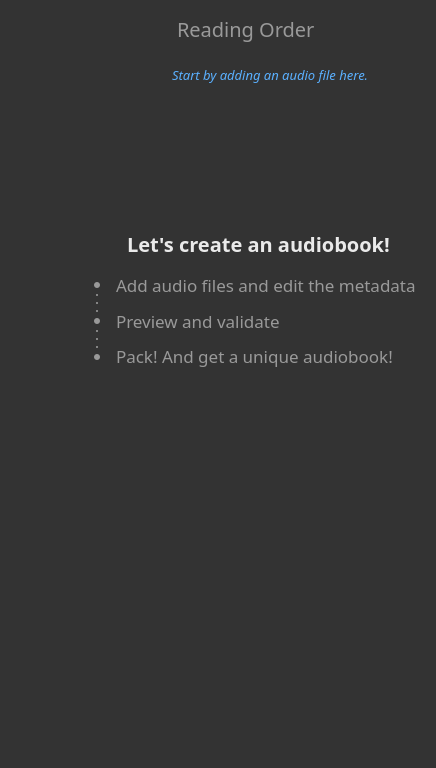
<?xml version="1.0" encoding="UTF-8"?>
<ui version="4.0">
 <class>ReadingOrderWidget</class>
 <widget class="QWidget" name="ReadingOrderWidget">
  <property name="geometry">
   <rect>
    <x>0</x>
    <y>0</y>
    <width>436</width>
    <height>768</height>
   </rect>
  </property>
  <property name="sizePolicy">
   <sizepolicy hsizetype="Fixed" vsizetype="Preferred">
    <horstretch>0</horstretch>
    <verstretch>0</verstretch>
   </sizepolicy>
  </property>
  <property name="minimumSize">
   <size>
    <width>436</width>
    <height>0</height>
   </size>
  </property>
  <property name="maximumSize">
   <size>
    <width>436</width>
    <height>16777215</height>
   </size>
  </property>
  <property name="windowTitle">
   <string>Form</string>
  </property>
  <property name="styleSheet">
   <string notr="true">background: #333333;
box-shadow: inset 1px 0px 0px rgba(0, 0, 0, 0.25);</string>
  </property>
  <layout class="QGridLayout" name="gridLayout">
   <item row="0" column="0">
    <layout class="QVBoxLayout" name="verticalLayout">
     <property name="spacing">
      <number>0</number>
     </property>
     <item>
      <widget class="QWidget" name="widget" native="true">
       <property name="sizePolicy">
        <sizepolicy hsizetype="Fixed" vsizetype="Fixed">
         <horstretch>0</horstretch>
         <verstretch>0</verstretch>
        </sizepolicy>
       </property>
       <property name="minimumSize">
        <size>
         <width>420</width>
         <height>40</height>
        </size>
       </property>
       <property name="maximumSize">
        <size>
         <width>420</width>
         <height>40</height>
        </size>
       </property>
       <property name="styleSheet">
        <string notr="true">background: #333333;
/* background: rgba(255, 255, 255, 0.0001); */
box-shadow: inset 0px 1px 0px rgba(0, 0, 0, 0.2);
</string>
       </property>
       <widget class="QPushButton" name="pushButton_Add">
        <property name="geometry">
         <rect>
          <x>380</x>
          <y>0</y>
          <width>40</width>
          <height>40</height>
         </rect>
        </property>
        <property name="sizePolicy">
         <sizepolicy hsizetype="Fixed" vsizetype="Fixed">
          <horstretch>0</horstretch>
          <verstretch>0</verstretch>
         </sizepolicy>
        </property>
        <property name="minimumSize">
         <size>
          <width>40</width>
          <height>40</height>
         </size>
        </property>
        <property name="baseSize">
         <size>
          <width>40</width>
          <height>40</height>
         </size>
        </property>
        <property name="styleSheet">
         <string notr="true">font-family: Noto Sans TC;
font-style: normal;
font-weight: 400;
font-size: 14px;
line-height: 20px;

/*
position: absolute;
width: 24px;
height: 24px;
left: calc(50% - 24px/2);
top: calc(50% - 24px/2);
*/

color: rgba(255, 255, 255, 1);
/* 
background: rgba(255, 255, 255, 0.0001); 
*/


background: #333333;
border: 0px;
color: #FFFFFF;


/*
QToolTip {
	color: rgba(255, 0, 0, 1);
	background: rgba(255, 255, 0, 1);
}
*/

</string>
        </property>
        <property name="text">
         <string/>
        </property>
        <property name="icon">
         <iconset resource="resources.qrc">
          <normaloff>:/SVG/svg/icon/common-add.svg</normaloff>:/SVG/svg/icon/common-add.svg</iconset>
        </property>
        <property name="iconSize">
         <size>
          <width>24</width>
          <height>24</height>
         </size>
        </property>
       </widget>
       <widget class="QLabel" name="label_2">
        <property name="geometry">
         <rect>
          <x>166</x>
          <y>5</y>
          <width>160</width>
          <height>26</height>
         </rect>
        </property>
        <property name="font">
         <font>
          <family>Noto Sans TC</family>
          <pointsize>15</pointsize>
         </font>
        </property>
        <property name="styleSheet">
         <string notr="true">color: rgba(255, 255, 255, 0.5);
background: rgba(255, 255, 255, 0.0001);</string>
        </property>
        <property name="text">
         <string>Reading Order</string>
        </property>
       </widget>
       <widget class="QLabel" name="label">
        <property name="geometry">
         <rect>
          <x>144</x>
          <y>11</y>
          <width>18</width>
          <height>18</height>
         </rect>
        </property>
        <property name="sizePolicy">
         <sizepolicy hsizetype="Fixed" vsizetype="Fixed">
          <horstretch>0</horstretch>
          <verstretch>0</verstretch>
         </sizepolicy>
        </property>
        <property name="styleSheet">
         <string notr="true">background: rgba(255, 255, 255, 0.0001);</string>
        </property>
        <property name="text">
         <string/>
        </property>
        <property name="pixmap">
         <pixmap resource="resources.qrc">:/SVG/svg/icon/reading-order-icon.svg</pixmap>
        </property>
        <property name="scaledContents">
         <bool>true</bool>
        </property>
       </widget>
      </widget>
     </item>
     <item>
      <widget class="QWidget" name="widget_Board" native="true">
       <property name="sizePolicy">
        <sizepolicy hsizetype="Fixed" vsizetype="Fixed">
         <horstretch>0</horstretch>
         <verstretch>0</verstretch>
        </sizepolicy>
       </property>
       <property name="minimumSize">
        <size>
         <width>420</width>
         <height>350</height>
        </size>
       </property>
       <property name="maximumSize">
        <size>
         <width>420</width>
         <height>350</height>
        </size>
       </property>
       <property name="autoFillBackground">
        <bool>false</bool>
       </property>
       <property name="styleSheet">
        <string notr="true"/>
       </property>
       <widget class="QLabel" name="label_NoItem">
        <property name="geometry">
         <rect>
          <x>161</x>
          <y>14</y>
          <width>360</width>
          <height>20</height>
         </rect>
        </property>
        <property name="sizePolicy">
         <sizepolicy hsizetype="Fixed" vsizetype="Fixed">
          <horstretch>0</horstretch>
          <verstretch>0</verstretch>
         </sizepolicy>
        </property>
        <property name="minimumSize">
         <size>
          <width>360</width>
          <height>20</height>
         </size>
        </property>
        <property name="maximumSize">
         <size>
          <width>360</width>
          <height>20</height>
         </size>
        </property>
        <property name="font">
         <font>
          <family>Noto Sans TC</family>
          <pointsize>-1</pointsize>
          <weight>50</weight>
          <italic>true</italic>
          <bold>false</bold>
         </font>
        </property>
        <property name="styleSheet">
         <string notr="true">position: absolute;
width: 197px;
height: 18px;
left: 161px;
top: 13.89px;

font-family: Noto Sans TC;
font-style: italic;
font-weight: normal;
font-size: 13px;
line-height: 18px;
/* identical to box height */

display: flex;
align-items: center;
text-align: right;

/* icon/primary */

color: #5AB0FF;</string>
        </property>
        <property name="text">
         <string>Start by adding an audio file here.</string>
        </property>
        <property name="alignment">
         <set>Qt::AlignLeading|Qt::AlignLeft|Qt::AlignVCenter</set>
        </property>
       </widget>
       <widget class="QWidget" name="widget_Usage" native="true">
        <property name="enabled">
         <bool>true</bool>
        </property>
        <property name="geometry">
         <rect>
          <x>1</x>
          <y>183</y>
          <width>415</width>
          <height>146</height>
         </rect>
        </property>
        <property name="sizePolicy">
         <sizepolicy hsizetype="Fixed" vsizetype="Fixed">
          <horstretch>0</horstretch>
          <verstretch>0</verstretch>
         </sizepolicy>
        </property>
        <property name="minimumSize">
         <size>
          <width>415</width>
          <height>146</height>
         </size>
        </property>
        <property name="maximumSize">
         <size>
          <width>415</width>
          <height>146</height>
         </size>
        </property>
        <property name="styleSheet">
         <string notr="true">/* Group 27 */

/*
position: absolute;
width: 243.01px;
height: 132.25px;
left: 144px;
top: 153px;
*/</string>
        </property>
        <widget class="QLabel" name="label_4">
         <property name="geometry">
          <rect>
           <x>115</x>
           <y>0</y>
           <width>415</width>
           <height>20</height>
          </rect>
         </property>
         <property name="font">
          <font>
           <family>Noto Sans TC</family>
           <pointsize>15</pointsize>
           <weight>75</weight>
           <italic>false</italic>
           <bold>true</bold>
          </font>
         </property>
         <property name="styleSheet">
          <string notr="true">/*
position: absolute;
width: 178px;
height: 20px;
left: calc(50% - 178px/2 - 6px);
top: calc(50% - 20px/2 - 56px);
*/

/*
font-family: Noto Sans TC;
font-style: normal;
font-weight: 500;
font-size: 15px;
line-height: 20px;
display: flex;
align-items: center;
text-align: center;
*/

color: rgba(255, 255, 255, 0.9);
opacity: 0.8;</string>
         </property>
         <property name="text">
          <string>Let's create an audiobook!</string>
         </property>
         <property name="textFormat">
          <enum>Qt::PlainText</enum>
         </property>
        </widget>
        <widget class="QLabel" name="label_5">
         <property name="geometry">
          <rect>
           <x>104</x>
           <y>42</y>
           <width>300</width>
           <height>18</height>
          </rect>
         </property>
         <property name="sizePolicy">
          <sizepolicy hsizetype="Fixed" vsizetype="Fixed">
           <horstretch>0</horstretch>
           <verstretch>0</verstretch>
          </sizepolicy>
         </property>
         <property name="minimumSize">
          <size>
           <width>300</width>
           <height>18</height>
          </size>
         </property>
         <property name="font">
          <font>
           <family>Noto Sans TC</family>
           <pointsize>13</pointsize>
           <italic>false</italic>
           <kerning>true</kerning>
          </font>
         </property>
         <property name="toolTip">
          <string notr="true"/>
         </property>
         <property name="styleSheet">
          <string notr="true">/*
position: absolute;
width: 221px;
height: 18px;
left: calc(50% - 221px/2 + 4.5px);
top: calc(50% - 18px/2 - 14.75px);
*/
/*
font-family: Noto Sans TC;
font-style: italic;
font-weight: normal;
font-size: 13px;
line-height: 18px;
*/
/* identical to box height */

/*
display: flex;
align-items: center;
*/
/* cell/label */

color: rgba(255, 255, 255, 0.5);</string>
         </property>
         <property name="lineWidth">
          <number>0</number>
         </property>
         <property name="text">
          <string>Add audio files and edit the metadata. </string>
         </property>
         <property name="textFormat">
          <enum>Qt::AutoText</enum>
         </property>
        </widget>
        <widget class="QLabel" name="label_6">
         <property name="geometry">
          <rect>
           <x>104</x>
           <y>78</y>
           <width>300</width>
           <height>18</height>
          </rect>
         </property>
         <property name="sizePolicy">
          <sizepolicy hsizetype="Fixed" vsizetype="Fixed">
           <horstretch>0</horstretch>
           <verstretch>0</verstretch>
          </sizepolicy>
         </property>
         <property name="minimumSize">
          <size>
           <width>300</width>
           <height>18</height>
          </size>
         </property>
         <property name="font">
          <font>
           <family>Noto Sans TC</family>
           <pointsize>13</pointsize>
           <italic>false</italic>
           <kerning>true</kerning>
          </font>
         </property>
         <property name="toolTip">
          <string notr="true"/>
         </property>
         <property name="styleSheet">
          <string notr="true">/* Preview and validate */

/*
position: absolute;
width: 119px;
height: 18px;
left: calc(50% - 119px/2 - 46.5px);
top: calc(50% - 18px/2 + 21.25px);

font-family: Noto Sans;
font-style: italic;
font-weight: normal;
font-size: 13px;
line-height: 18px;
*/
/* identical to box height */
/*
display: flex;
align-items: center;
*/
/* cell/label */

color: rgba(255, 255, 255, 0.5);</string>
         </property>
         <property name="text">
          <string>Preview and validate </string>
         </property>
        </widget>
        <widget class="QLabel" name="label_7">
         <property name="geometry">
          <rect>
           <x>104</x>
           <y>111</y>
           <width>300</width>
           <height>22</height>
          </rect>
         </property>
         <property name="sizePolicy">
          <sizepolicy hsizetype="Preferred" vsizetype="Preferred">
           <horstretch>0</horstretch>
           <verstretch>0</verstretch>
          </sizepolicy>
         </property>
         <property name="minimumSize">
          <size>
           <width>300</width>
           <height>22</height>
          </size>
         </property>
         <property name="maximumSize">
          <size>
           <width>16777215</width>
           <height>22</height>
          </size>
         </property>
         <property name="baseSize">
          <size>
           <width>0</width>
           <height>0</height>
          </size>
         </property>
         <property name="font">
          <font>
           <family>Noto Sans TC</family>
           <pointsize>13</pointsize>
           <italic>false</italic>
           <kerning>true</kerning>
          </font>
         </property>
         <property name="toolTip">
          <string notr="true"/>
         </property>
         <property name="styleSheet">
          <string notr="true">/* Preview and validate */

/*
position: absolute;
width: 119px;
height: 18px;
left: calc(50% - 119px/2 - 46.5px);
top: calc(50% - 18px/2 + 21.25px);

font-family: Noto Sans;
font-style: italic;
font-weight: normal;
font-size: 13px;
line-height: 18px;
*/
/* identical to box height */
/*
display: flex;
align-items: center;
*/
/* cell/label */

color: rgba(255, 255, 255, 0.5);</string>
         </property>
         <property name="lineWidth">
          <number>1</number>
         </property>
         <property name="text">
          <string>Pack! And get a unique audiobook!</string>
         </property>
        </widget>
        <widget class="QLabel" name="label_8">
         <property name="geometry">
          <rect>
           <x>82</x>
           <y>48</y>
           <width>6</width>
           <height>6</height>
          </rect>
         </property>
         <property name="sizePolicy">
          <sizepolicy hsizetype="Fixed" vsizetype="Fixed">
           <horstretch>0</horstretch>
           <verstretch>0</verstretch>
          </sizepolicy>
         </property>
         <property name="styleSheet">
          <string notr="true">/* Ellipse 38 */


position: absolute;
width: 6px;
height: 6px;
left: calc(50% - 6px/2 - 125px);
top: calc(50% - 6px/2 - 14.75px);

background: #999999;

border-radius: 3px;</string>
         </property>
         <property name="text">
          <string notr="true"/>
         </property>
        </widget>
        <widget class="QLabel" name="label_9">
         <property name="geometry">
          <rect>
           <x>84</x>
           <y>60</y>
           <width>2</width>
           <height>2</height>
          </rect>
         </property>
         <property name="sizePolicy">
          <sizepolicy hsizetype="Fixed" vsizetype="Fixed">
           <horstretch>0</horstretch>
           <verstretch>0</verstretch>
          </sizepolicy>
         </property>
         <property name="styleSheet">
          <string notr="true">/* Ellipse 38 */


position: absolute;
width: 6px;
height: 6px;
left: calc(50% - 6px/2 - 125px);
top: calc(50% - 6px/2 - 14.75px);

background: #999999;

border-radius: 1px;</string>
         </property>
         <property name="text">
          <string notr="true"/>
         </property>
        </widget>
        <widget class="QLabel" name="label_10">
         <property name="geometry">
          <rect>
           <x>84</x>
           <y>68</y>
           <width>2</width>
           <height>2</height>
          </rect>
         </property>
         <property name="sizePolicy">
          <sizepolicy hsizetype="Fixed" vsizetype="Fixed">
           <horstretch>0</horstretch>
           <verstretch>0</verstretch>
          </sizepolicy>
         </property>
         <property name="styleSheet">
          <string notr="true">/* Ellipse 38 */


position: absolute;
width: 6px;
height: 6px;
left: calc(50% - 6px/2 - 125px);
top: calc(50% - 6px/2 - 14.75px);

background: #999999;

border-radius: 1px;</string>
         </property>
         <property name="text">
          <string notr="true"/>
         </property>
        </widget>
        <widget class="QLabel" name="label_12">
         <property name="geometry">
          <rect>
           <x>84</x>
           <y>76</y>
           <width>2</width>
           <height>2</height>
          </rect>
         </property>
         <property name="sizePolicy">
          <sizepolicy hsizetype="Fixed" vsizetype="Fixed">
           <horstretch>0</horstretch>
           <verstretch>0</verstretch>
          </sizepolicy>
         </property>
         <property name="styleSheet">
          <string notr="true">/* Ellipse 38 */


position: absolute;
width: 6px;
height: 6px;
left: calc(50% - 6px/2 - 125px);
top: calc(50% - 6px/2 - 14.75px);

background: #999999;

border-radius: 1px;</string>
         </property>
         <property name="text">
          <string notr="true"/>
         </property>
        </widget>
        <widget class="QLabel" name="label_13">
         <property name="geometry">
          <rect>
           <x>82</x>
           <y>84</y>
           <width>6</width>
           <height>6</height>
          </rect>
         </property>
         <property name="sizePolicy">
          <sizepolicy hsizetype="Fixed" vsizetype="Fixed">
           <horstretch>0</horstretch>
           <verstretch>0</verstretch>
          </sizepolicy>
         </property>
         <property name="styleSheet">
          <string notr="true">/* Ellipse 38 */


position: absolute;
width: 6px;
height: 6px;
left: calc(50% - 6px/2 - 125px);
top: calc(50% - 6px/2 - 14.75px);

background: #999999;

border-radius: 3px;</string>
         </property>
         <property name="text">
          <string notr="true"/>
         </property>
        </widget>
        <widget class="QLabel" name="label_14">
         <property name="geometry">
          <rect>
           <x>82</x>
           <y>120</y>
           <width>6</width>
           <height>6</height>
          </rect>
         </property>
         <property name="sizePolicy">
          <sizepolicy hsizetype="Fixed" vsizetype="Fixed">
           <horstretch>0</horstretch>
           <verstretch>0</verstretch>
          </sizepolicy>
         </property>
         <property name="styleSheet">
          <string notr="true">/* Ellipse 38 */


position: absolute;
width: 6px;
height: 6px;
left: calc(50% - 6px/2 - 125px);
top: calc(50% - 6px/2 - 14.75px);

background: #999999;

border-radius: 3px;</string>
         </property>
         <property name="text">
          <string notr="true"/>
         </property>
        </widget>
        <widget class="QLabel" name="label_15">
         <property name="geometry">
          <rect>
           <x>84</x>
           <y>96</y>
           <width>2</width>
           <height>2</height>
          </rect>
         </property>
         <property name="sizePolicy">
          <sizepolicy hsizetype="Fixed" vsizetype="Fixed">
           <horstretch>0</horstretch>
           <verstretch>0</verstretch>
          </sizepolicy>
         </property>
         <property name="styleSheet">
          <string notr="true">/* Ellipse 38 */


position: absolute;
width: 6px;
height: 6px;
left: calc(50% - 6px/2 - 125px);
top: calc(50% - 6px/2 - 14.75px);

background: #999999;

border-radius: 1px;</string>
         </property>
         <property name="text">
          <string notr="true"/>
         </property>
        </widget>
        <widget class="QLabel" name="label_16">
         <property name="geometry">
          <rect>
           <x>84</x>
           <y>104</y>
           <width>2</width>
           <height>2</height>
          </rect>
         </property>
         <property name="sizePolicy">
          <sizepolicy hsizetype="Fixed" vsizetype="Fixed">
           <horstretch>0</horstretch>
           <verstretch>0</verstretch>
          </sizepolicy>
         </property>
         <property name="styleSheet">
          <string notr="true">/* Ellipse 38 */


position: absolute;
width: 6px;
height: 6px;
left: calc(50% - 6px/2 - 125px);
top: calc(50% - 6px/2 - 14.75px);

background: #999999;

border-radius: 1px;</string>
         </property>
         <property name="text">
          <string notr="true"/>
         </property>
        </widget>
        <widget class="QLabel" name="label_17">
         <property name="geometry">
          <rect>
           <x>84</x>
           <y>112</y>
           <width>2</width>
           <height>2</height>
          </rect>
         </property>
         <property name="sizePolicy">
          <sizepolicy hsizetype="Fixed" vsizetype="Fixed">
           <horstretch>0</horstretch>
           <verstretch>0</verstretch>
          </sizepolicy>
         </property>
         <property name="styleSheet">
          <string notr="true">/* Ellipse 38 */


position: absolute;
width: 6px;
height: 6px;
left: calc(50% - 6px/2 - 125px);
top: calc(50% - 6px/2 - 14.75px);

background: #999999;

border-radius: 1px;</string>
         </property>
         <property name="text">
          <string notr="true"/>
         </property>
        </widget>
       </widget>
       <widget class="QLabel" name="label_Arrow">
        <property name="geometry">
         <rect>
          <x>370</x>
          <y>0</y>
          <width>50</width>
          <height>50</height>
         </rect>
        </property>
        <property name="sizePolicy">
         <sizepolicy hsizetype="Fixed" vsizetype="Fixed">
          <horstretch>0</horstretch>
          <verstretch>0</verstretch>
         </sizepolicy>
        </property>
        <property name="minimumSize">
         <size>
          <width>50</width>
          <height>50</height>
         </size>
        </property>
        <property name="maximumSize">
         <size>
          <width>50</width>
          <height>50</height>
         </size>
        </property>
        <property name="baseSize">
         <size>
          <width>50</width>
          <height>50</height>
         </size>
        </property>
        <property name="font">
         <font>
          <family>Noto Sans</family>
          <pointsize>11</pointsize>
          <weight>50</weight>
          <italic>true</italic>
          <bold>false</bold>
         </font>
        </property>
        <property name="styleSheet">
         <string notr="true"/>
        </property>
        <property name="text">
         <string notr="true"/>
        </property>
        <property name="pixmap">
         <pixmap resource="resources.qrc">:/SVG/svg/icon/ftu-add-reading-order-arrow.svg</pixmap>
        </property>
        <property name="scaledContents">
         <bool>true</bool>
        </property>
        <property name="alignment">
         <set>Qt::AlignCenter</set>
        </property>
       </widget>
      </widget>
     </item>
     <item>
      <widget class="QLabel" name="label_Book">
       <property name="enabled">
        <bool>true</bool>
       </property>
       <property name="sizePolicy">
        <sizepolicy hsizetype="Fixed" vsizetype="Fixed">
         <horstretch>0</horstretch>
         <verstretch>0</verstretch>
        </sizepolicy>
       </property>
       <property name="minimumSize">
        <size>
         <width>420</width>
         <height>200</height>
        </size>
       </property>
       <property name="maximumSize">
        <size>
         <width>420</width>
         <height>200</height>
        </size>
       </property>
       <property name="baseSize">
        <size>
         <width>0</width>
         <height>0</height>
        </size>
       </property>
       <property name="font">
        <font>
         <family>Noto Sans</family>
         <pointsize>11</pointsize>
         <weight>50</weight>
         <italic>true</italic>
         <bold>false</bold>
        </font>
       </property>
       <property name="styleSheet">
        <string notr="true">/* Start by adding an audio file here. */


position: absolute;
width: 197px;
height: 18px;


font-style: italic;
font-weight: normal;


/* identical to box height */

display: flex;
align-items: center;
text-align: right;

/* icon/primary */

color: #5AB0FF;</string>
       </property>
       <property name="text">
        <string notr="true"/>
       </property>
       <property name="pixmap">
        <pixmap resource="resources.qrc">:/SVG/svg/icon/ftu-background-pattern.svg</pixmap>
       </property>
       <property name="scaledContents">
        <bool>true</bool>
       </property>
       <property name="alignment">
        <set>Qt::AlignBottom|Qt::AlignHCenter</set>
       </property>
       <property name="textInteractionFlags">
        <set>Qt::NoTextInteraction</set>
       </property>
      </widget>
     </item>
     <item>
      <widget class="QListWidget" name="listWidget">
       <property name="enabled">
        <bool>true</bool>
       </property>
       <property name="sizePolicy">
        <sizepolicy hsizetype="Fixed" vsizetype="Preferred">
         <horstretch>0</horstretch>
         <verstretch>0</verstretch>
        </sizepolicy>
       </property>
       <property name="minimumSize">
        <size>
         <width>420</width>
         <height>0</height>
        </size>
       </property>
       <property name="maximumSize">
        <size>
         <width>420</width>
         <height>16777215</height>
        </size>
       </property>
       <property name="acceptDrops">
        <bool>false</bool>
       </property>
       <property name="toolTip">
        <string notr="true"/>
       </property>
       <property name="autoFillBackground">
        <bool>false</bool>
       </property>
       <property name="styleSheet">
        <string notr="true">/*
QListWidget {
	border: 0px;
}

QListWidget::item:hover {
	background: #333333;
}
*/

border:0px;

color: rgba(255, 255, 255, 0.5);
background: rgba(255, 255, 255, 0.0001);

margin: 0px;
spacing: 0px;
/*
QListWidget::item:hover,
QListWidget::item:disabled:hover,
QListWidget::item:hover:!active,
{background: #333333;}
*/</string>
       </property>
       <property name="lineWidth">
        <number>0</number>
       </property>
       <property name="midLineWidth">
        <number>0</number>
       </property>
       <property name="verticalScrollBarPolicy">
        <enum>Qt::ScrollBarAsNeeded</enum>
       </property>
       <property name="horizontalScrollBarPolicy">
        <enum>Qt::ScrollBarAlwaysOff</enum>
       </property>
       <property name="autoScrollMargin">
        <number>0</number>
       </property>
       <property name="editTriggers">
        <set>QAbstractItemView::NoEditTriggers</set>
       </property>
       <property name="showDropIndicator" stdset="0">
        <bool>false</bool>
       </property>
       <property name="dragEnabled">
        <bool>false</bool>
       </property>
       <property name="dragDropOverwriteMode">
        <bool>false</bool>
       </property>
       <property name="dragDropMode">
        <enum>QAbstractItemView::InternalMove</enum>
       </property>
       <property name="defaultDropAction">
        <enum>Qt::MoveAction</enum>
       </property>
       <property name="selectionBehavior">
        <enum>QAbstractItemView::SelectItems</enum>
       </property>
       <property name="movement">
        <enum>QListView::Free</enum>
       </property>
       <property name="spacing">
        <number>0</number>
       </property>
       <property name="selectionRectVisible">
        <bool>false</bool>
       </property>
       <property name="sortingEnabled">
        <bool>false</bool>
       </property>
      </widget>
     </item>
    </layout>
   </item>
  </layout>
 </widget>
 <resources>
  <include location="resources.qrc"/>
 </resources>
 <connections/>
</ui>
